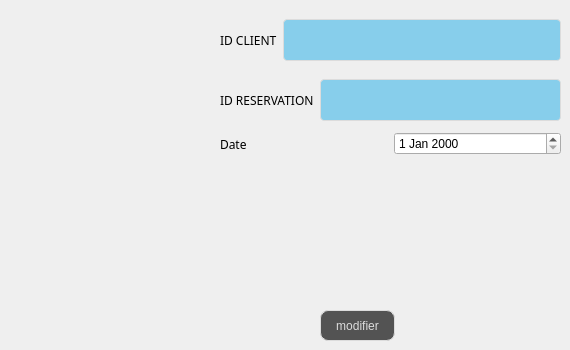
      <widget class="QWidget" name="tab_19">
       <attribute name="title">
        <string>Modifier Reservation</string>
       </attribute>
       <widget class="QPushButton" name="modifmenub_2">
        <property name="geometry">
         <rect>
          <x>320</x>
          <y>310</y>
          <width>75</width>
          <height>31</height>
         </rect>
        </property>
        <property name="styleSheet">
         <string notr="true">QPushButton {
color: #dcdcdc;
background:#535353;
border: none;

border: 1px solid #DCDCDC;
border-radius: 8px;
}
QPushButton:hover {
color:#fff;
background:#FF5733;
border: none;
}</string>
        </property>
        <property name="text">
         <string>modifier</string>
        </property>
       </widget>
       <widget class="QWidget" name="layoutWidget_7">
        <property name="geometry">
         <rect>
          <x>220</x>
          <y>10</y>
          <width>341</width>
          <height>61</height>
         </rect>
        </property>
        <layout class="QHBoxLayout" name="horizontalLayout_16">
         <item>
          <widget class="QLabel" name="label_55">
           <property name="font">
            <font>
             <family>Segoe Print</family>
            </font>
           </property>
           <property name="text">
            <string>ID CLIENT</string>
           </property>
          </widget>
         </item>
         <item>
          <widget class="QLineEdit" name="modifmenu_2">
           <property name="styleSheet">
            <string notr="true">
QLineEdit {
  width: 100%;
  padding: 12px 20px;
  margin: 8px 0;
  display: inline-block;
  border: 1px solid #dcdcdc;
  border-radius: 4px;
  box-sizing: border-box;
  background: #87CEEB;
  color: #FFFFFF;
}</string>
           </property>
          </widget>
         </item>
        </layout>
       </widget>
       <widget class="QWidget" name="layoutWidget_8">
        <property name="geometry">
         <rect>
          <x>220</x>
          <y>70</y>
          <width>341</width>
          <height>61</height>
         </rect>
        </property>
        <layout class="QHBoxLayout" name="horizontalLayout_17">
         <item>
          <widget class="QLabel" name="label_56">
           <property name="font">
            <font>
             <family>Segoe Print</family>
            </font>
           </property>
           <property name="text">
            <string>ID RESERVATION</string>
           </property>
          </widget>
         </item>
         <item>
          <widget class="QLineEdit" name="modifmenu2_2">
           <property name="styleSheet">
            <string notr="true">
QLineEdit {
  width: 100%;
  padding: 12px 20px;
  margin: 8px 0;
  display: inline-block;
  border: 1px solid #dcdcdc;
  border-radius: 4px;
  box-sizing: border-box;
  background: #87CEEB;
  color: #FFFFFF;
}</string>
           </property>
          </widget>
         </item>
        </layout>
       </widget>
       <widget class="QWidget" name="layoutWidget_9">
        <property name="geometry">
         <rect>
          <x>220</x>
          <y>130</y>
          <width>341</width>
          <height>28</height>
         </rect>
        </property>
        <layout class="QHBoxLayout" name="horizontalLayout_18">
         <item>
          <layout class="QHBoxLayout" name="horizontalLayout_12">
           <item>
            <layout class="QHBoxLayout" name="horizontalLayout_19">
             <item>
              <widget class="QLabel" name="label_57">
               <property name="font">
                <font>
                 <family>Segoe Print</family>
                </font>
               </property>
               <property name="text">
                <string>Date</string>
               </property>
              </widget>
             </item>
             <item>
              <widget class="QDateEdit" name="modifmenu3_3"/>
             </item>
            </layout>
           </item>
          </layout>
         </item>
        </layout>
       </widget>
      </widget>
